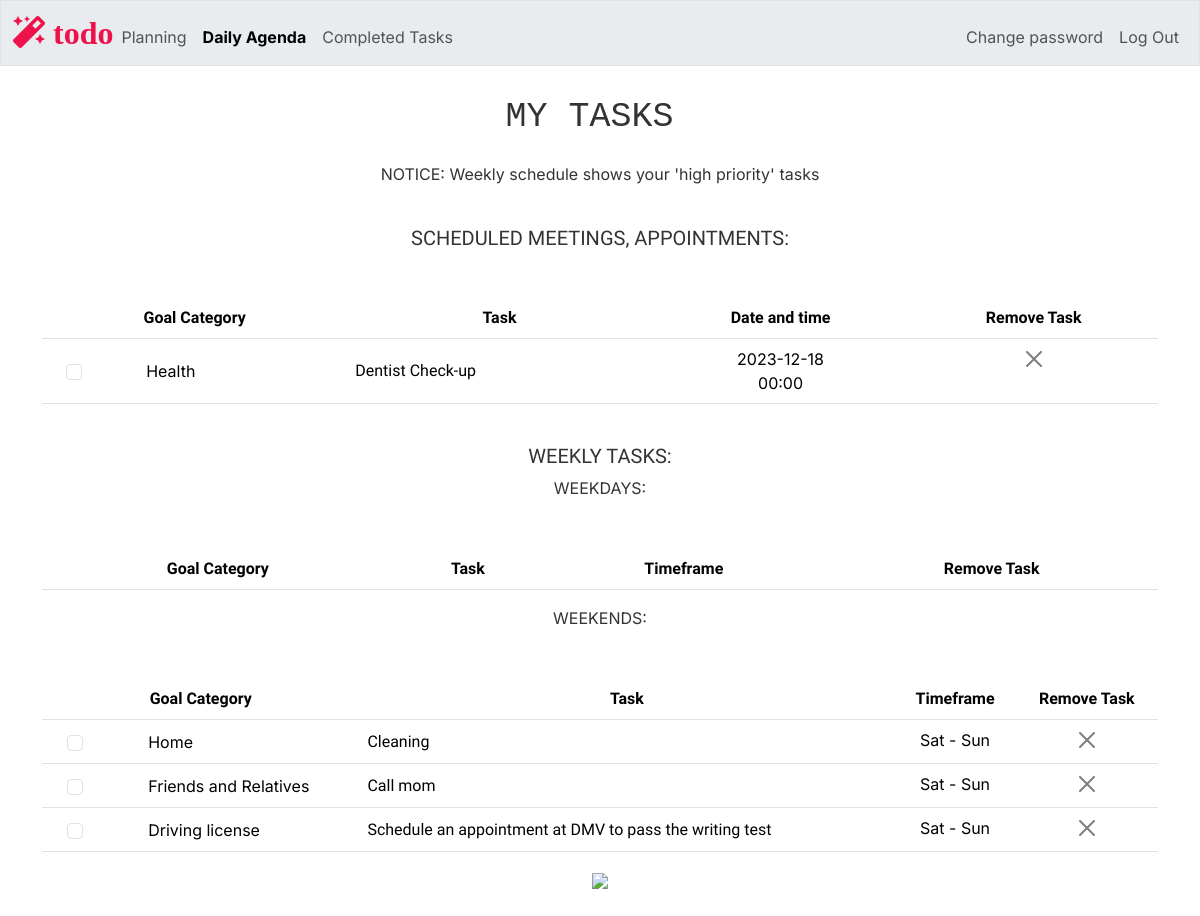
/agenda (signed in), run on an earlier commit of the app's database.
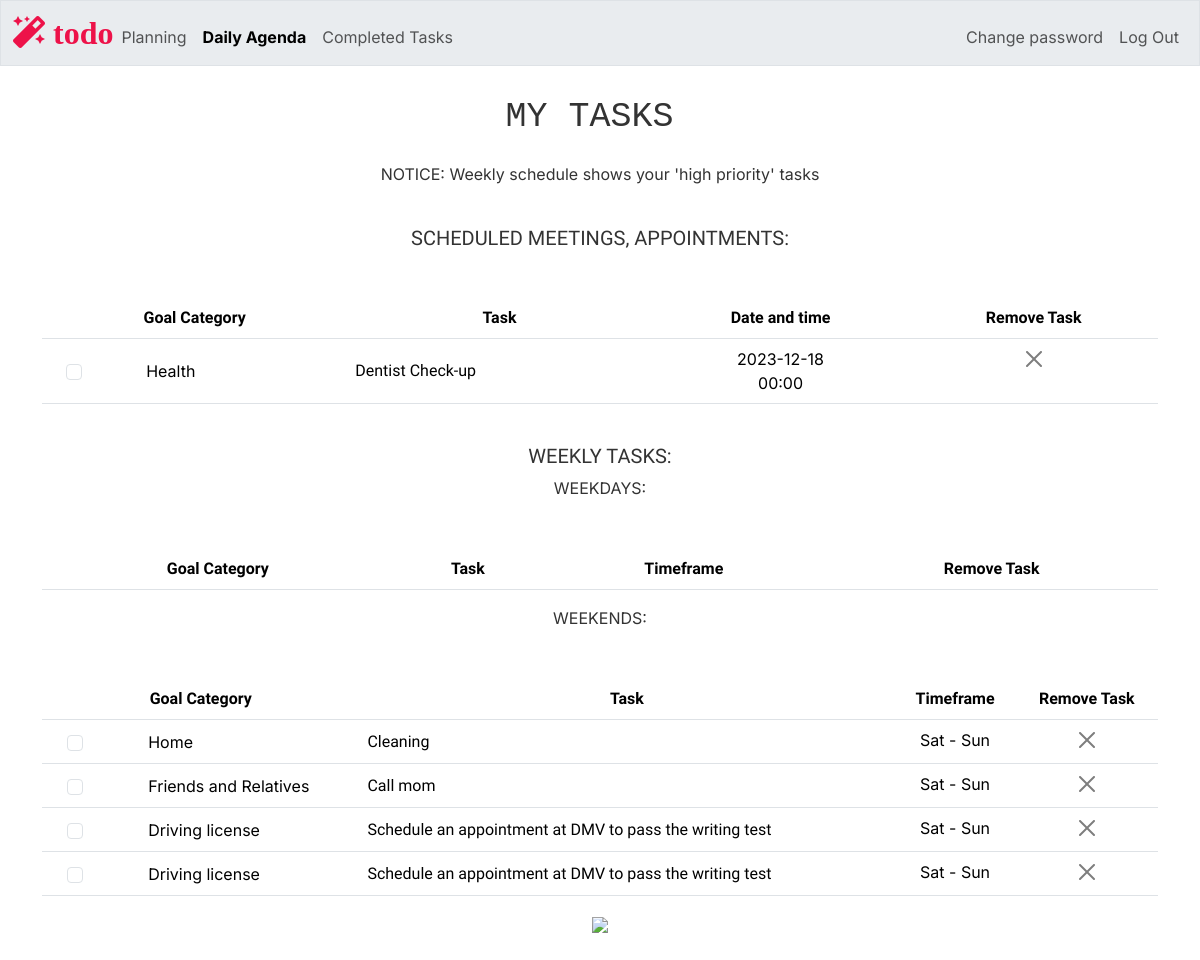
And on a later commit of the database.
### tables this page shows
CREATE TABLE tasks (
    id INTEGER PRIMARY KEY AUTOINCREMENT NOT NULL,
    users_id INTEGER NOT NULL,
    category TEXT NOT NULL,
    task TEXT NOT NULL,
    timeframe TEXT,
    priority TEXT,
    completion INTEGER DEFAULT 0,
    date DATE,
    time TIME,
    FOREIGN KEY (users_id) REFERENCES users(id)
);

### app.py (the view)
@app.route("/agenda", methods=["GET", "POST"])
@login_required
def agenda():
    users_id = session["user_id"]
    appointments = db.execute("SELECT id, category, task, completion, date, time FROM tasks WHERE users_id =? AND completion = 0 AND (date IS NOT NULL AND date != '' OR time IS NOT NULL AND time != '')", users_id)
    weekdays = db.execute("SELECT id, category, task, completion, timeframe FROM tasks WHERE users_id =? AND completion = 0 AND priority = 'High' AND timeframe != 'Sat - Sun'", users_id)
    weekends = db.execute("SELECT id, category, task, completion, timeframe FROM tasks WHERE users_id =? AND completion = 0 AND priority = 'High' AND timeframe == 'Sat - Sun'", users_id)
    welcome_message_h1 = " MY TASKS "
    welcome_message_p = "NOTICE: Weekly schedule shows your 'high priority' tasks "
    return render_template("agenda.html", appointments=appointments, weekdays = weekdays, weekends=weekends, welcome_message_h1 = welcome_message_h1, welcome_message_p = welcome_message_p, current_page="agenda")

### app.py (called while the page is built)
@app.after_request
def after_request(response):
    response.headers["Cache-Control"] = "no-cache, no-store, must-revalidate"
    response.headers["Expires"] = 0
    response.headers["Pragma"] = "no-cache"
    return response

### helpers.py (called while the page is built)
def login_required(f):
    @wraps(f)
    def decorated_function(*args, **kwargs):
        if session.get("user_id") is None:
            return redirect("/login")
        return f(*args, **kwargs)
    return decorated_function

### templates/agenda.html (shortened to what the changed rows need)
{% extends "layout.html" %}
{% block main %}
    <table class="table  mt-5">
        <thead>
            <h5>
                SCHEDULED MEETINGS, APPOINTMENTS:
            </h5>
            <tr>
                <th> Goal Category</th>
                <th> Task </th>
                <th> Date and time </th>
                <th> Remove Task </th>
            </tr>
        </thead>
        <tbody>
            {% for task in appointments %}
                <tr id="todo_row_{{ task.id }}" >
                    <td class="align-middle ">
                        <div class="d-flex align-items-center " >
                            <div class=" col-sm-2 d-flex justify-content-center align-items-center form-check" >
                                <input class="form-check-input completion-checkbox"
                                        type="checkbox"
                                        id="completion_{{ task.id }}"
                                        name="task_completion"
                                        data-task-id="{{ task.id }}"
                                        data-completion="{{ task.completion}}"
                                        onchange="updateTaskStatus(this)">
                            </div>
                            <label class="form-check-label ms-5" for="completion_{{ task.id }}">
                                {{ task.category }}
                            </label>
                        </div>
                    </td>
                    <td class="align-middle " style="text-align: left;">{{ task.task }}</td>
                    <td>
                        <div>
                            {{ task.date or '' }}
                        </div>
                        <div>
                            {{ task.time or '' }}
                        </div>
                    </td>
                    <td>
                        <button class="btn-close" data-bs-toggle="modal" data-bs-target="#deleteConfirmationModal_{{ task.id }}"></button>
                    </td>
                </tr>
            {% endfor %}
        </tbody>
    </table>
    <br>
    <table class="table  mt-5">
        <thead>
            <tr>
                <th> Goal Category</th>
                <th> Task </th>
                <th> Timeframe </th>
                <th> Remove Task </th>
            </tr>
        </thead>
    </table>
    <table class="table  mt-5">
        <thead>
            <tr>
                <th> Goal Category</th>
                <th> Task </th>
                <th> Timeframe </th>
                <th> Remove Task </th>
            </tr>
        </thead>
        <tbody>
            {% for task in weekends %}
                <tr id="todo_row_{{ task.id }}" >
                    <td class="align-middle">
                        <div class="d-flex align-items-center " >
                            <div class=" col-sm-2 d-flex justify-content-center align-items-center form-check" >
                                <input class="form-check-input completion-checkbox"
                                        type="checkbox"
                                        id="completion_{{ task.id }}"
                                        name="task_completion"
                                        data-task-id="{{ task.id }}"
                                        data-completion="{{ task.completion}}"
                                        onchange="updateTaskStatus(this)">
                            </div>
                            <label class="form-check-label ms-5" for="completion_{{ task.id }}">
                                {{ task.category }}
                            </label>
                        </div>
                    </td>
                    <td class="align-middle " style="text-align: left;">{{ task.task }}</td>
                    <td>
                        <div>
                            {{ task.timeframe or '' }}
                        </div>
                    </td>
                    <td>
                        <button class="btn-close" data-bs-toggle="modal" data-bs-target="#deleteConfirmationModal_{{ task.id }}"></button>
                    </td>
                </tr>
            {% endfor %}
        </tbody>
    </table>
{% endblock %}

What changed in the data, as far as the page shows it:
added tasks: category "Driving license", task "Schedule an appointment at DMV to pass the writing test", timeframe "Sat - Sun", shown under "WEEKLY TASKS:"
